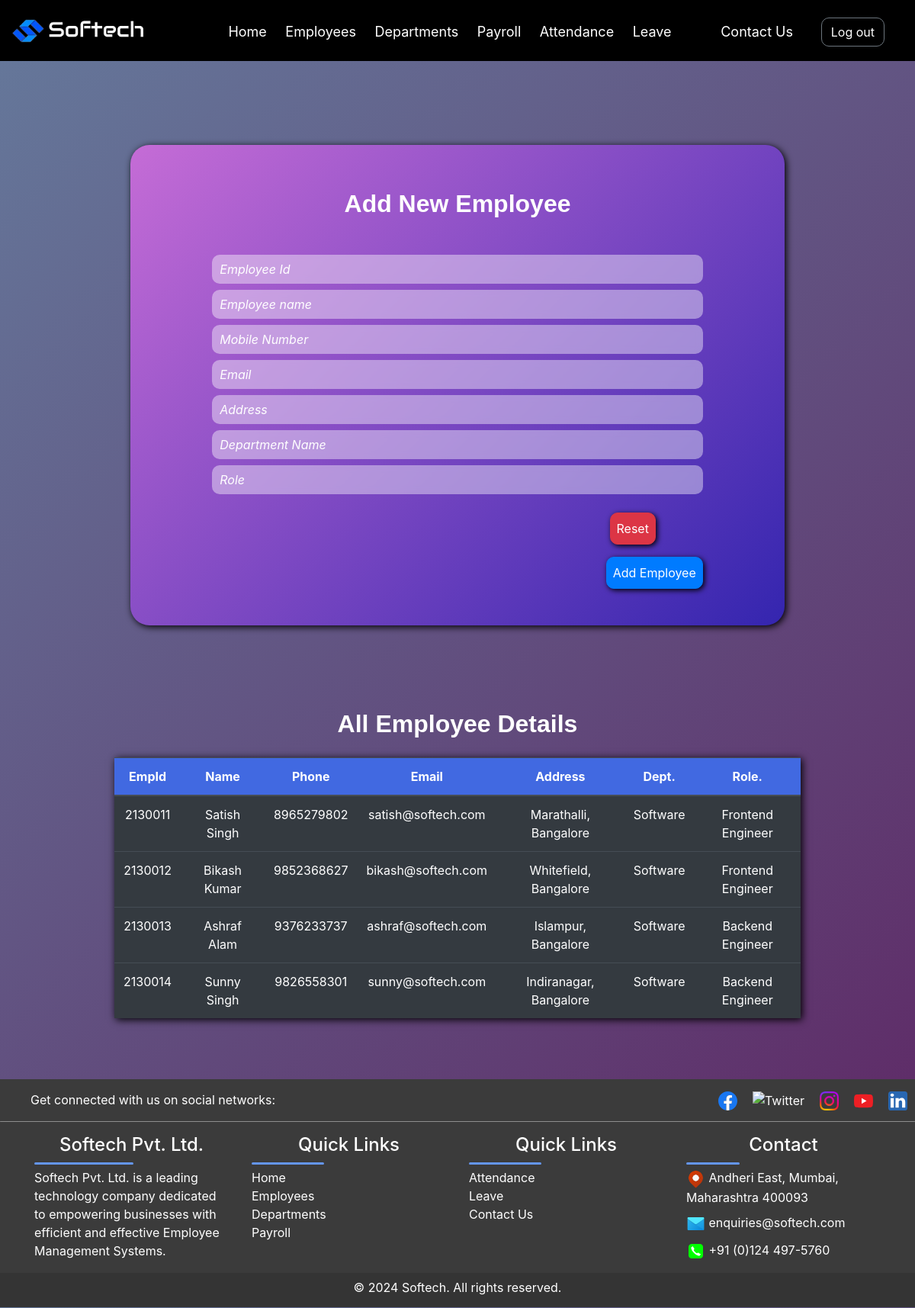
Screenshot of /employee with the database file from the repository.
### app/models.py (models this page shows, shortened)
class Employees(models.Model):
      emp_id = models.CharField(max_length=10, primary_key=True)
      emp_name = models.CharField(max_length=100)
      mobile_number = models.CharField(max_length=15)
      email = models.EmailField()
      address = models.TextField()
      department_name = models.ForeignKey(Departments, on_delete=models.CASCADE)
      role = models.CharField(max_length=100)

class Departments(models.Model):
      department_name = models.CharField(max_length=100, primary_key=True)
      department_status = models.CharField(max_length=100)
      def __str__(self):
        return str(self.department_name)

### app/views.py (the view, shortened to what this page needs)
# urls.py: path('employee', views.employee_page,name="employee"),
def employee_page(request):
    employees=Employees.objects.all()
    form=EmployeesForm()
    context = {'form':form,'employee':employees}
    return render(request, 'app/employees.html', context)

### app/templates/app/employees.html (shortened to what this page needs)
{% extends "base_template/base.html" %}
{% load static %}
{% block content %}
         <form method="POST" class="bg-body py-5 text-center" id="formbackground">
            <h2 class="fs-3 fw-bold text-decoration-underline mb-5">Add New Employee</h2>
            {{form.emp_id}}
            {{form.emp_name}}
            {{form.mobile_number}}
            {{form.email}}
            {{form.address}}
            {{form.department_name}}
            {{form.role}}
            <div class="buttons w-75 mx-auto">
               <div class="row g-0">
                  <div class="col-6 text-start">
                  </div>
                  <div class="col-6 text-end">
                     <button class="btn btn-danger mt-3 me-2 p-2" id="resetBtn" style="margin-left: 40%;">Reset</button>
                     <button class="btn btn-primary mt-3 p-2" id="addBtn" type="submit" style="float: right;">Add Employee</button>
                  </div>
               </div>
            </div>
         </form>
         <div class="w-auto mx-auto">
            <h2 class="fs-3 fw-bold text-decoration-underline mb-2 mt-5">All Employee Details</h2>
            <table class="table table-dark table-hover mt-4 mb-5 text-center w-75">
               <thead class="fw-bold">
                  <th>EmpId</th>
                  <th>Name</th>
                  <th>Phone</th>
                  <th>Email</th>
                  <th>Address</th>
                  <th>Dept.</th>
                  <th>Role.</th>
               </thead>
               <tbody id="myTable">
                  {% for e in employee  %}
                  <tr>
                     <td>{{e.emp_id}}</td>
                     <td>{{e.emp_name}}</td>
                     <td>{{e.mobile_number}}</td>
                     <td>{{e.email}}</td>
                     <td>{{e.address}}</td>
                     <td>{{e.department_name}}</td>
                     <td>{{e.role}}</td>
                  </tr>
                  {% endfor %}
               </tbody>
            </table>
         </div>
      {% endblock content %}

### app/static/app/CSS_files/index.css (style rules this page uses)
body { background-image: url("https://images.pexels.com/photos/7078666/pexels-photo-7078666.jpeg?auto=compress&cs=tinysrgb&w=1260&h=750&dpr=1"); background-size: cover; }
button { margin: 20px 0; border-radius: 10px !important; }
::placeholder { color: white !important; }

### app/static/app/CSS_files/style.css (style rules this page uses)
body { background: linear-gradient(135deg, #647095 0%, #5e2563 100%); color: white !important; margin: 0 !important; padding: 0 !important; overflow-x: hidden; }
.bg-body { background-color: rebeccapurple !important; }
h2 { font-family: Helvetica; text-align: center; }
table thead { color: white; font-weight: bold; background-color: royalblue; margin: auto; padding: auto; }
table { margin: auto !important; box-shadow: 2px 2px 10px black; }
input, textarea { background-color: rgba(255, 255, 255, 0.416) !important; background-blend-mode: overlay !important; backdrop-filter: blur(5px) !important; color: white !important; border: none !important; border-radius: 10px !important; padding: 10px !important; transition: background-color 0.3s ease-in-out !important; }
::placeholder { color: rgba(0, 0, 0, 0.744) !important; font-style: italic; }
h2 { margin: 10px 0px !important; font-weight: bold !important; text-align: center !important; }
button { margin: 20px 0; border-radius: 10px !important; transition: background-color 0.3s ease-in-out !important; box-shadow: 2px 2px 7px black; }
table tr td { color: white; }
@media screen and (min-width: 768px) { .table { width: 100% !important; } }
#formbackground { background: linear-gradient(135deg, #c56cd6 0%, #3425af 100%); border-radius: 25px; margin: 110px 171px; transition: transform 0.3s ease; box-shadow: 2px 2px 10px black; }

### app/static/app/CSS_files/signup.css (style rules this page uses)
body { background-image: url("https://images.pexels.com/photos/7078666/pexels-photo-7078666.jpeg?auto=compress&cs=tinysrgb&w=1260&h=750&dpr=1"); background-size: cover; }
button { margin: 20px 0; border-radius: 10px !important; }
::placeholder { color: white !important; }

### app/static/app/CSS_files/login.css (style rules this page uses)
body { background-image: url("https://images.pexels.com/photos/7078666/pexels-photo-7078666.jpeg?auto=compress&cs=tinysrgb&w=1260&h=750&dpr=1"); background-size: cover; }
button { margin: 20px 0; border-radius: 10px !important; }
::placeholder { color: white !important; }

### rows the page displays
Employees: emp_id "2130011", emp_name "Satish Singh", mobile_number "8965279802", email "satish@softech.com", address "Marathalli, Bangalore", department_name "Software", role "Frontend Engineer"
Employees: emp_id "2130012", emp_name "Bikash Kumar", mobile_number "9852368627", email "bikash@softech.com", address "Whitefield, Bangalore", department_name "Software", role "Frontend Engineer"
Employees: emp_id "2130013", emp_name "Ashraf Alam", mobile_number "9376233737", email "ashraf@softech.com", address "Islampur, Bangalore", department_name "Software", role "Backend Engineer"
Employees: emp_id "2130014", emp_name "Sunny Singh", mobile_number "9826558301", email "sunny@softech.com", address "Indiranagar, Bangalore", department_name "Software", role "Backend Engineer"
